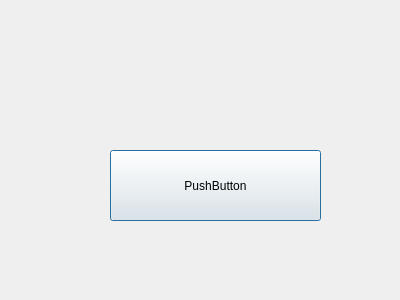
<?xml version="1.0" encoding="UTF-8"?>
<ui version="4.0">
 <class>Dialog</class>
 <widget class="QDialog" name="Dialog">
  <property name="geometry">
   <rect>
    <x>0</x>
    <y>0</y>
    <width>400</width>
    <height>300</height>
   </rect>
  </property>
  <property name="windowTitle">
   <string>Dialog</string>
  </property>
  <widget class="QPushButton" name="pushButton">
   <property name="geometry">
    <rect>
     <x>110</x>
     <y>150</y>
     <width>211</width>
     <height>71</height>
    </rect>
   </property>
   <property name="text">
    <string>PushButton</string>
   </property>
  </widget>
 </widget>
 <layoutdefault spacing="6" margin="11"/>
 <resources/>
 <connections/>
</ui>
